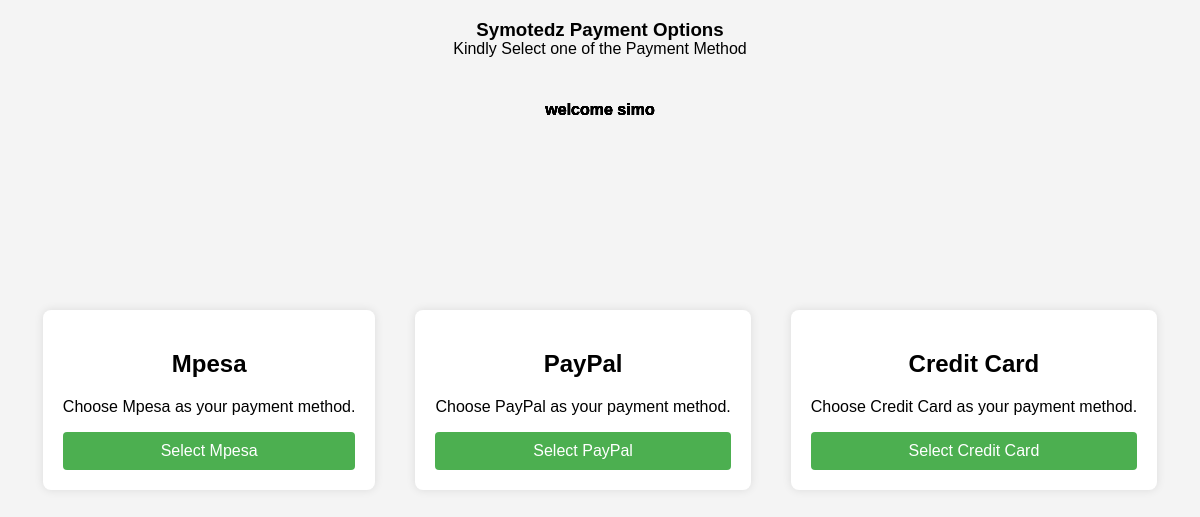
/webapp_index/, run on the app's committed database.
### webapp/models.py (models this page shows)
class UserProfile(models.Model):
    username = models.CharField(max_length=100)
    email = models.EmailField(unique=True)
    password = models.CharField(max_length=100)

### webapp/views.py (the view)
# urls.py: path('webapp_index/', views.webapp_index, name="webapp_index"),
def webapp_index(request):
    users = UserProfile.objects.all()
    context = {
        'users' : users
    }
    return render(request, "index.html", context)

### webapp/templates/index.html (shortened to what this page needs)
<!DOCTYPE html>
<html lang="en">
<head>
</head>
<body>
    <h3 class="topper">Symotedz Payment Options</h3>
    {% for user in users %}
    <h4 class="greetings">welcome {{ user.username }}</h4>
    {% endfor %}
        <p class="lower">Kindly Select one of the Payment Method</p>
    <div class="card">
        <h2>Mpesa</h2>
        <p>Choose Mpesa as your payment method.</p>
        <a href="{% url 'mpesa_payment' %}">Select Mpesa</a>
    </div>
    <div class="card">
        <h2>PayPal</h2>
        <p>Choose PayPal as your payment method.</p>
        <a href="{% url 'paypal_payment' %}">Select PayPal</a>
    </div>
    <div class="card">
        <h2>Credit Card</h2>
        <p>Choose Credit Card as your payment method.</p>
        <a href="{% url 'credit_card_payment' %}">Select Credit Card</a>
    </div>
</body>
</html>

### webapp/templates/index.html (style rules this page uses)
body { font-family: Arial, sans-serif; background-color: #f4f4f4; margin: 0; padding: 0; display: flex; justify-content: center; align-items: center; height: 100vh; }
.topper, .lower { position: absolute; }
.topper { top: 0%; }
.lower { top:3%; }
.card { background-color: #fff; border-radius: 8px; box-shadow: 0 0 10px rgba(0, 0, 0, 0.1); padding: 20px; margin: 20px; text-align: center; }
.card a { display: block; margin-top: 15px; padding: 10px; background-color: #4caf50; color: #fff; text-decoration: none; border-radius: 4px; }
.greetings { position: absolute; top: 10%; }

### data on the page
UserProfile: username "simo"
UserProfile: username "simo"
UserProfile: username "simo"
UserProfile: username "simo"
UserProfile: username "simo"
UserProfile: username "simo"
